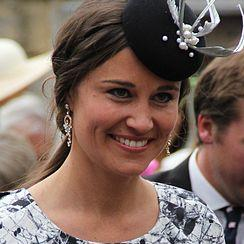
%> input picture FCM/database_apprentissage/128_30_1983_2013.jpg, 244 x 244 px
$ octave --eval "result = feature7(imread('database_apprentissage/128_30_1983_2013.jpg'));"   (GNU Octave 9; MATLAB toolbox functions it lacks are replaced by stand-ins)
%> lines starting %> are read from the running program, lines starting %| are printed output that depends on the picture
### decoupage.m
% D閏oupage du visage
function imgCropped = decoupage(img)

faceDetector = vision.CascadeObjectDetector();
box = step(faceDetector, img);
%> box = [78 52 117 117]
imgBoxed = insertObjectAnnotation(img,'rectangle', box, 'Visage');
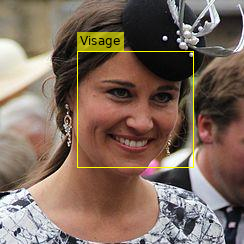
%> imgBoxed: size 244x244x3 uint8; mean R, G, B 126.9, 106.3, 93.2
imgCropped = imcrop(img, box(1, :));
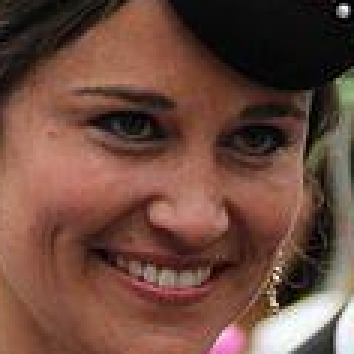
%> imgCropped: size 118x118x3 uint8 (shown 3 times larger); mean R, G, B 109.2, 74.6, 62.5

% Affichage
%figure,
%subplot(1, 2, 1), imshow(imgBoxed);
%subplot(1, 2, 2), imshow(imgCropped);

end

### contours.m
% Renvoie les contours de l'image
function imgContours = contours(img)

[m n c]=size(img);
%> m = 118; n = 118; c = 3

if c==3
    imgGray = rgb2gray(img);
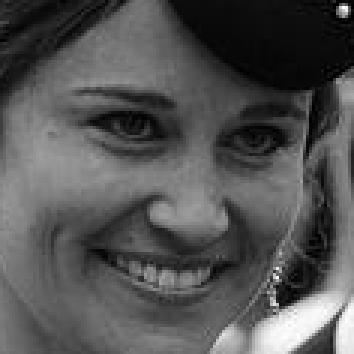
%> imgGray: size 118x118 uint8 (shown 3 times larger); min 0, max 255, mean 83.6
else
    imgGray = img;
end

imgContours = edge(imgGray, 'Canny');
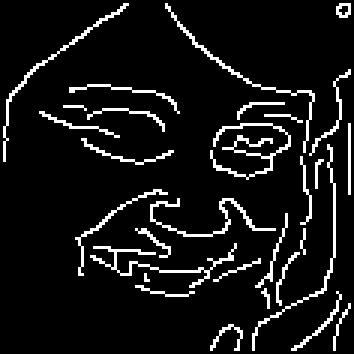
%> imgContours: size 118x118 logical (shown 3 times larger); 8.3% white in thin lines or dots
% [6 lines of commented-out code are left out]

end

### traitement.m
% R閏up閞ation des parties du visage contenant des rides
function partiesVisage = traitement(imgDecoupee)
imgBoxed = imgDecoupee;
%% TODO SUPPRIMER LES imgBoxed

%% DETECTION YEUX GAUCHE && DROIT
eyes = vision.CascadeObjectDetector('LeftEye');
eyes.MergeThreshold = 7;
%> the run ends on the next line
yeuxRectangle = step(eyes, imgDecoupee);
yeuxRectangle2 = yeuxRectangle(1 : 2, :);

if (yeuxRectangle(1, 1) > yeuxRectangle(2, 1))
    yeuxRectangle2 = yeuxRectangle(2, :);
    yeuxRectangle2 = [yeuxRectangle2 ; yeuxRectangle(1, :)];
end

centreOeilDroit  = yeuxRectangle2(1, 1 : 2) + yeuxRectangle2(1, 3 : 4) / 2;
centreOeilGauche = yeuxRectangle2(2, 1 : 2) + yeuxRectangle2(2, 3 : 4) / 2;
distanceMilieuYeux = norm(centreOeilGauche - centreOeilDroit);
imgBoxed = insertObjectAnnotation(imgBoxed, 'rectangle', yeuxRectangle2, '');

%% FRONT
frontRectangle = [centreOeilDroit(1), centreOeilDroit(2) - distanceMilieuYeux * 0.9, distanceMilieuYeux, distanceMilieuYeux / 2];
imgBoxed = insertObjectAnnotation(imgBoxed, 'rectangle', frontRectangle, '', 'Color', {'cyan'});

%% JOUES GAUCHE && DROITE
oeilDroitRectangle = yeuxRectangle2(1, :);
joueDroiteRectangle = [oeilDroitRectangle(1), oeilDroitRectangle(2) + oeilDroitRectangle(4), oeilDroitRectangle(3), distanceMilieuYeux * 0.4];
oeilGaucheRectangle = yeuxRectangle2(2, :);
joueGaucheRectangle = [oeilGaucheRectangle(1), oeilGaucheRectangle(2) + oeilGaucheRectangle(4), oeilGaucheRectangle(3), distanceMilieuYeux * 0.4];

imgBoxed = insertObjectAnnotation(imgBoxed, 'rectangle', [joueDroiteRectangle; joueGaucheRectangle], '', 'Color', {'cyan'});

%% ENTRE YEUX
entreYeuxRectangle(1) = oeilDroitRectangle(1) + oeilDroitRectangle(3);
entreYeuxRectangle(2) = frontRectangle(2) + frontRectangle(4); %-1
entreYeuxRectangle(3) = oeilGaucheRectangle(1) - entreYeuxRectangle(1);
entreYeuxRectangle(4) = distanceMilieuYeux * 0.4;

imgBoxed = insertObjectAnnotation(imgBoxed, 'rectangle', entreYeuxRectangle, '', 'Color', {'cyan'});

%% AFFICHAGE
%figure,
%subplot(1, 2, 1), imshow(imgBoxed);
%subplot(1, 2, 2), imshow(imgDecoupee);

%% RETOUR
partiesVisage = [frontRectangle ; entreYeuxRectangle ; joueDroiteRectangle ; joueGaucheRectangle];

end

### FCM/feature7.m
% calcul de la feature du visage
function sommeRatios = feature7(img)
        imgCropped = decoupage(img);
        imgContours = contours(imgCropped);
        partiesVisage = traitement(imgCropped);

        imgBoxed = uint8(imgContours * 255);
        sommeRatios = 0;

        for j = 1 : size(partiesVisage, 1)
            box = partiesVisage(j, :);
            imgBoxed = insertObjectAnnotation(imgBoxed, 'rectangle', box, '');
            partieVisage = imcrop(imgContours, box(1, :));

            whitePixels = sum(sum(partieVisage == 1));
            totalPixels = sum(sum(partieVisage == 0)) + whitePixels;
            ratio = whitePixels / totalPixels;

            sommeRatios = sommeRatios + ratio;
        end
end

$ run again, on FCM/database_apprentissage/1307_51_1961_2012.jpg
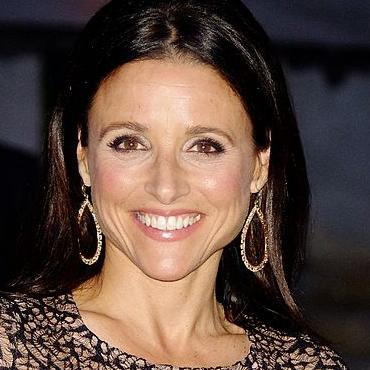
%> input picture FCM/database_apprentissage/1307_51_1961_2012.jpg, 370 x 370 px
%> box = [69 69 200 200]
%> in contours, `imgGray = rgb2gray(img);`:
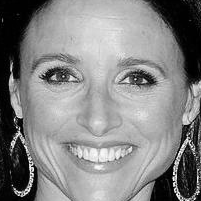
%> imgGray: size 201x201 uint8; min 0, max 252, mean 132.8
%> in contours, `imgContours = edge(imgGray, 'Canny');`:
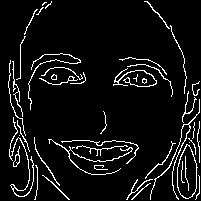
%> imgContours: size 201x201 logical; 6.9% white in thin lines or dots

$ run again, on FCM/database_apprentissage/1375_52_1958_2010.jpg
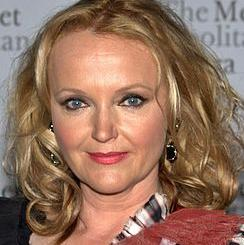
%> input picture FCM/database_apprentissage/1375_52_1958_2010.jpg, 244 x 245 px
%> box = [38 49 135 135]
%> in contours, `imgGray = rgb2gray(img);`:
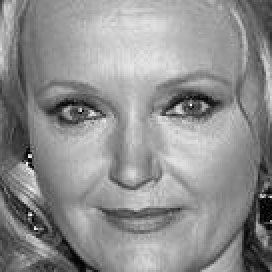
%> imgGray: size 136x136 uint8 (shown 2 times larger); min 0, max 253, mean 142.7
%> in contours, `imgContours = edge(imgGray, 'Canny');`:
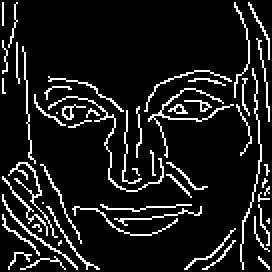
%> imgContours: size 136x136 logical (shown 2 times larger); 10.3% white in thin lines or dots

$ run again, on FCM/database_apprentissage/214_36_1975_2011.jpg
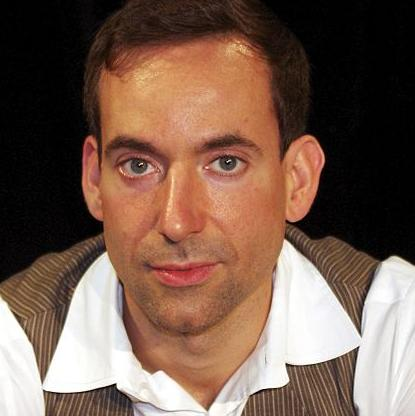
%> input picture FCM/database_apprentissage/214_36_1975_2011.jpg, 415 x 416 px
%> box = [60 67 247 247]
%> in contours, `imgGray = rgb2gray(img);`:
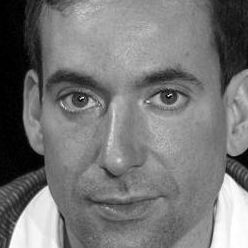
%> imgGray: size 248x248 uint8; min 0, max 255, mean 118.4
%> in contours, `imgContours = edge(imgGray, 'Canny');`:
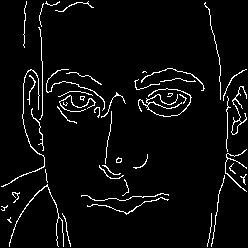
%> imgContours: size 248x248 logical; 4.5% white in thin lines or dots
